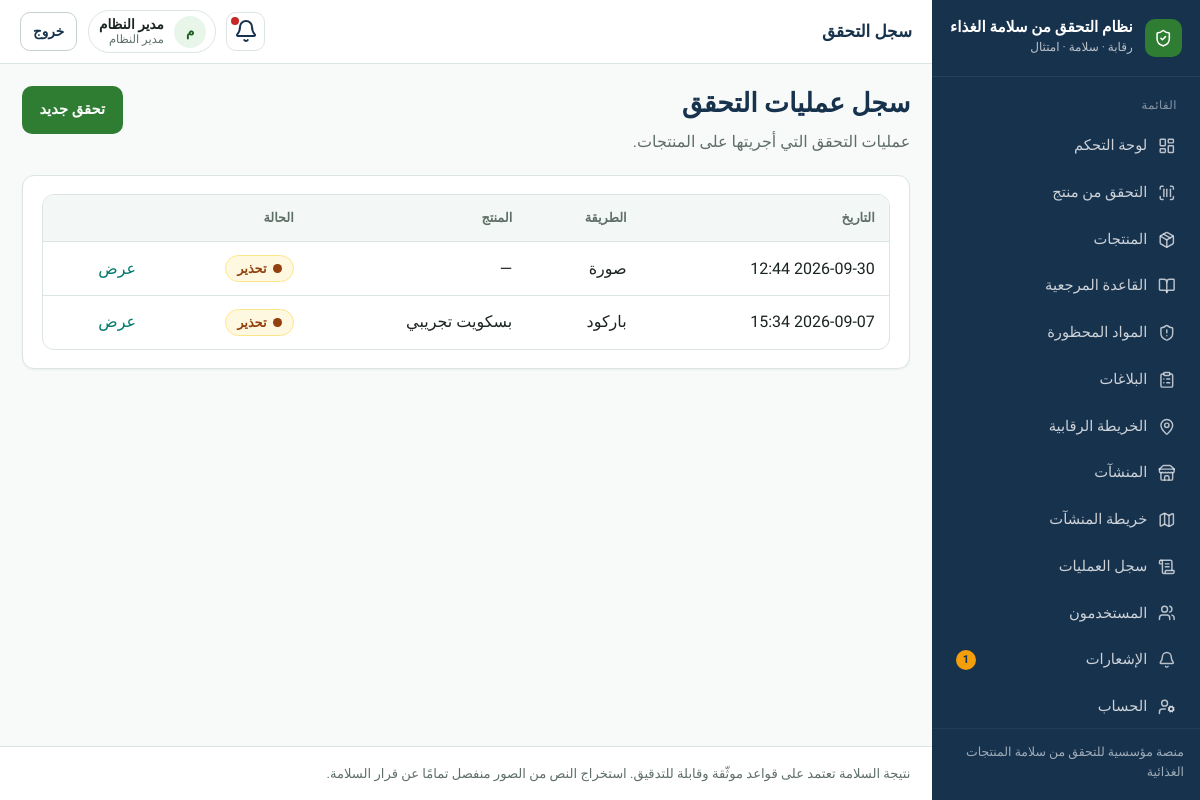
/scan/mine/ (signed in), run on an earlier commit of the app's database.
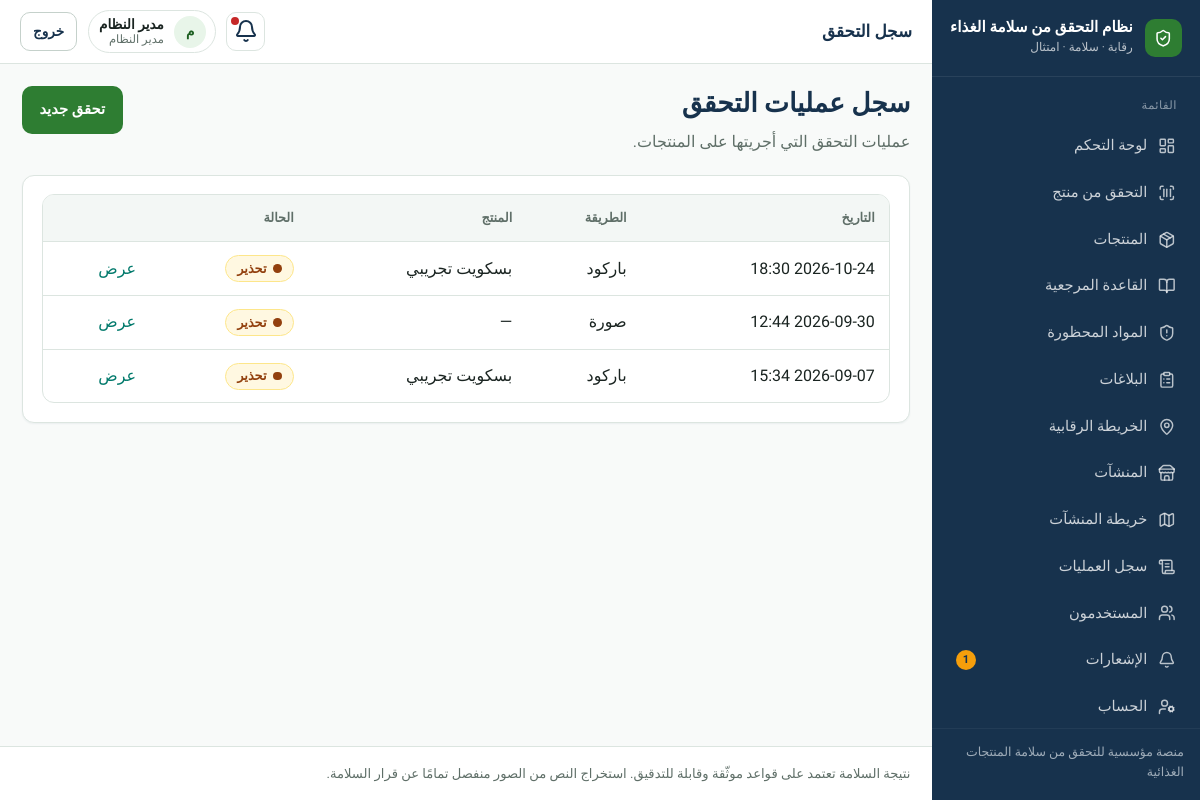
And on a later commit of the database.
### apps/scans/models.py (models this page shows)
class ProductScan(models.Model):
    class Method(models.TextChoices):
        BARCODE = "BARCODE", "باركود"
        SEARCH = "SEARCH", "بحث"
        IMAGE = "IMAGE", "صورة"
        TEXT = "TEXT", "نص يدوي"
    id = models.UUIDField(primary_key=True, default=uuid.uuid4, editable=False)
    user = models.ForeignKey(
        settings.AUTH_USER_MODEL,
        on_delete=models.SET_NULL,
        null=True,
        blank=True,
        related_name="scans",
    )
    product = models.ForeignKey(
        "products.Product", on_delete=models.SET_NULL, null=True, blank=True, related_name="scans"
    )
    scan_method = models.CharField(max_length=10, choices=Method.choices)
    store = models.ForeignKey(
        "stores.Store", on_delete=models.SET_NULL, null=True, blank=True, related_name="scans"
    )
    latitude = models.FloatField(null=True, blank=True)
    longitude = models.FloatField(null=True, blank=True)
    location_consent = models.BooleanField(default=False)
    query_text = models.CharField(max_length=255, blank=True)
    created_at = models.DateTimeField(auto_now_add=True)
    class Meta:
        ordering = ["-created_at"]

### apps/products/models.py (models this page shows, shortened)
class Product(models.Model):
    id = models.UUIDField(primary_key=True, default=uuid.uuid4, editable=False)
    barcode = models.CharField(max_length=50, unique=True, db_index=True)
    name_ar = models.CharField(max_length=255)
    name_en = models.CharField(max_length=255, blank=True)
    brand = models.ForeignKey(
        Brand, on_delete=models.SET_NULL, null=True, blank=True, related_name="products"
    )
    country_of_origin = models.CharField(max_length=100, blank=True)
    manufacturer = models.CharField(max_length=200, blank=True)
    net_content = models.CharField("الحجم / الوزن", max_length=80, blank=True)
    barcode_type = models.CharField("نوع الباركود", max_length=20, blank=True)
    image = models.ImageField(upload_to="products/", blank=True, null=True)
    expiry_date = models.DateField(null=True, blank=True)
    category = models.CharField(max_length=100, blank=True)
    created_at = models.DateTimeField(auto_now_add=True)
    updated_at = models.DateTimeField(auto_now=True)
    class Meta:
        ordering = ["name_ar"]

### apps/scans/views.py (the view)
# urls.py: path("mine/", views.my_scans, name="my_scans"),
@login_required
def my_scans(request):
    scans = (
        ProductScan.objects.filter(user=request.user)
        .select_related("product", "assessment")
        .order_by("-created_at")[:100]
    )
    return render(request, "scans/my_scans.html", {"scans": scans})

### apps/core/context_processors.py (called while the page is built)
def _item(label, url_name, icon, match_prefixes=None):
    return {
        "label": label,
        "url_name": url_name,
        "icon": icon,
        "match_prefixes": match_prefixes or [],
    }

### templates/scans/my_scans.html (shortened to what this page needs)
{% extends "base.html" %}
{% block topbar_title %}سجل التحقق{% endblock %}
{% block content %}
<div class="page-header">
  <div>
    <h1>سجل عمليات التحقق</h1>
    <p class="lead">عمليات التحقق التي أجريتها على المنتجات.</p>
  </div>
  <a class="btn btn-primary" href="{% url 'scans:hub' %}">تحقق جديد</a>
</div>
<section class="card">
  <div class="table-wrap">
    <table class="table">
      <thead>
        <tr><th>التاريخ</th><th>الطريقة</th><th>المنتج</th><th>الحالة</th><th></th></tr>
      </thead>
      <tbody>
        {% for s in scans %}
        <tr>
          <td>{{ s.created_at|date:"Y-m-d H:i" }}</td>
          <td>{{ s.get_scan_method_display }}</td>
          <td>{{ s.product.name_ar|default:s.query_text|default:"—" }}</td>
          <td>
            {% if s.assessment %}
              {% include "partials/status_badge.html" with code=s.assessment.product_status label=s.assessment.get_product_status_display %}
            {% else %}—{% endif %}
          </td>
          <td><a href="{% url 'scans:result' s.id %}">عرض</a></td>
        </tr>
        {% empty %}
        <tr><td colspan="5"><div class="empty-state"><h3>لا توجد عمليات تحقق بعد</h3><p><a class="btn btn-primary" href="{% url 'scans:hub' %}">ابدأ الآن</a></p></div></td></tr>
        {% endfor %}
      </tbody>
    </table>
  </div>
</section>
{% endblock %}

### templates/base.html (shortened to what this page needs)
{% load static %}
<!DOCTYPE html>
<html lang="ar" dir="rtl">
<head>
  <link rel="stylesheet" href="{% static 'css/design-system.css' %}">
</head>
<body class="{% block body_class %}{% endblock %}">
{% if use_app_shell %}
  <div class="app-shell">
    <aside class="sidebar" id="sidebar">
      <a class="sidebar-brand" href="{% url 'core:home' %}">
        <span class="brand-mark" aria-hidden="true"><i data-lucide="shield-check"></i></span>
        <span class="brand-text">
          <strong>{{ app_name_ar }}</strong>
          <span>رقابة · سلامة · امتثال</span>
        </span>
      </a>
      <nav class="sidebar-nav" aria-label="القائمة الرئيسية">
        <div class="nav-section">
          <div class="nav-section-title">القائمة</div>
          {% for item in nav_items %}
            <a class="nav-link {% if item.active %}active{% endif %}" href="{{ item.url }}">
              <i data-lucide="{{ item.icon }}"></i>
              <span>{{ item.label }}</span>
              {% if item.url_name == 'notifications:list' and unread_notifications %}
                <span class="nav-badge">{{ unread_notifications }}</span>
              {% endif %}
            </a>
          {% endfor %}
        </div>
      </nav>
      <div class="sidebar-footer">منصة مؤسسية للتحقق من سلامة المنتجات الغذائية</div>
    </aside>
    <div class="main-wrap">
      <header class="topbar">
        <div class="topbar-left">
          <div class="page-title-top">{% block topbar_title %}{{ app_name_ar }}{% endblock %}</div>
        </div>
        <div class="topbar-right">
          <a class="icon-btn" href="{% url 'notifications:list' %}" title="الإشعارات" aria-label="الإشعارات">
            <i data-lucide="bell"></i>
            {% if unread_notifications %}<span class="dot"></span>{% endif %}
          </a>
          <div class="user-chip">
            <span class="user-avatar">{{ user.full_name|default:user.username|make_list|first|upper }}</span>
            <span class="user-meta">
              <strong>{{ user.full_name|default:user.username }}</strong>
              <span>{{ user.get_role_display }}</span>
            </span>
          </div>
          <form method="post" action="{% url 'accounts:logout' %}">
            <button class="btn btn-secondary btn-sm" type="submit">خروج</button>
          </form>
        </div>
      </header>
{% endif %}
      <main class="content"{% if not use_app_shell %} style="max-width:1100px;margin:0 auto"{% endif %}>
        {% block content %}{% endblock %}
      </main>
{% if use_app_shell %}
      <footer class="app-footer">
        نتيجة السلامة تعتمد على قواعد موثّقة وقابلة للتدقيق. استخراج النص من الصور منفصل تمامًا عن قرار السلامة.
      </footer>
    </div>
  </div>
{% else %}
  </div>
{% endif %}
</body>
</html>

### templates/partials/status_badge.html (shortened to what this page needs)
<span class="status-badge status-{{ code }}">
  <span class="dot" aria-hidden="true"></span>
  {{ label }}
</span>

What changed in the data, as far as the page shows it:
added ProductScan: created_at "2026-10-24 18:30", scan_method "باركود", product.name_ar "بسكويت تجريبي", label "تحذير"
